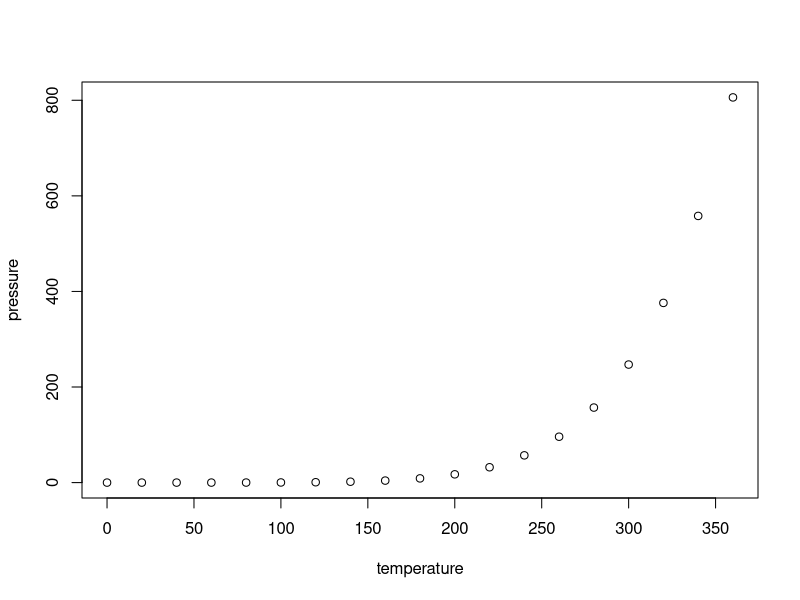
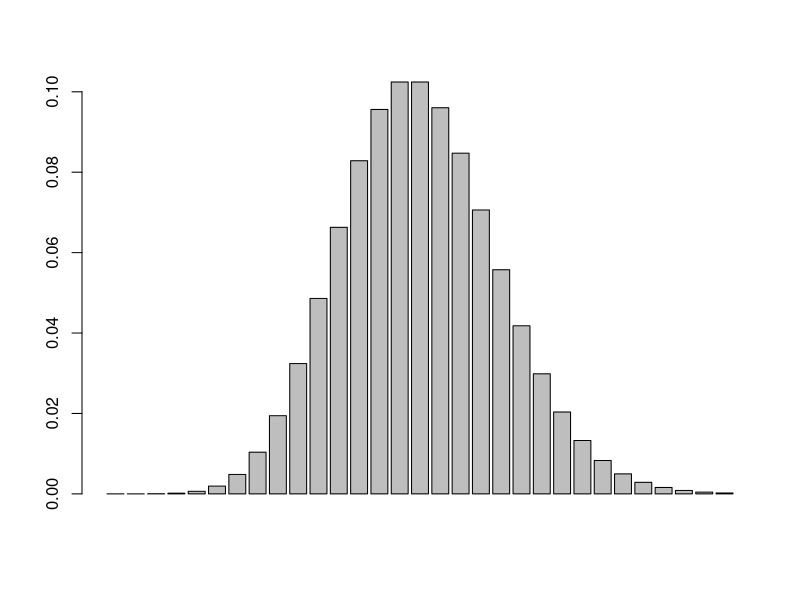
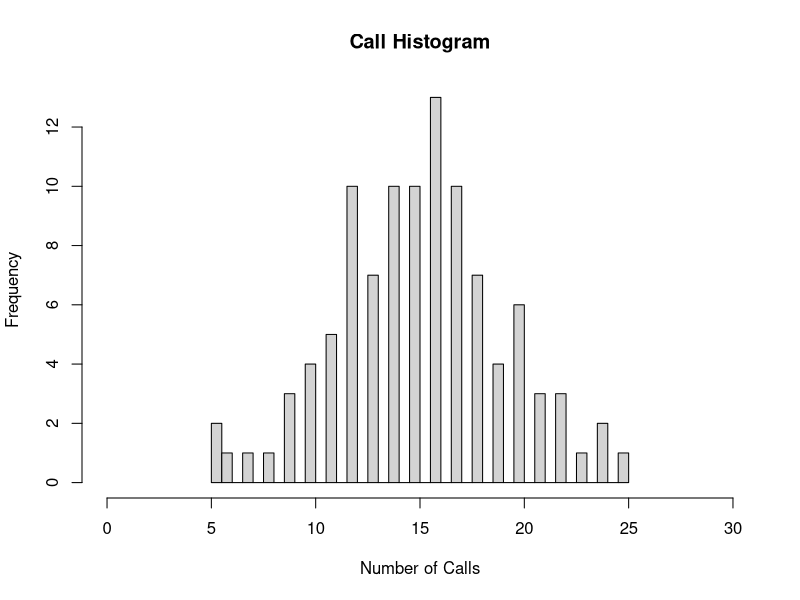

These charts were generated, in order, by the following R code:
## ---- chunk 1
knitr::opts_chunk$set(echo = TRUE)
## ---- chunk 2
plot(pressure)
## ---- chunk 3

###What is the probability that she will hear more than 8 calls during any given session?

?dpois

### I will use the poisson distribution because I am assuming that each titi call is independent of one another.

x<-8

###I want to find the probability of x.  I am unsure if I should use 8 or 9. 

l<-15 

### l is our parameter. It is a mean of 15. 

1-ppois(q=x,lambda=l)

### Rather than count from 9 to infinity, I am going to rely on the fact that we can use the compliment by subtracting by one. 
## ---- chunk 4
###What is the probability that she will hear no calls in a session? 

dpois(0,15)

###This function will give me the probability of zero calls. 
## ---- chunk 5
###What is the probability that she will hear exactly 3 calls in a session?

dpois(3,15)

###It would make sense if we did the same thing with zero calls, but replaced the zero with 3. 
## ---- chunk 6
###Plot the relevant Poisson mass function over the values in range 0 ≤ x ≤ 30. 

x<-0:30 

###X is the range which we are considering. 

l=15

###l is the parameter.

barplot(dpois(x,l))

###I want to create a bar plot that considers both X and l.

## ---- chunk 7
###Simulate 104 results from this distribution (i.e., 2 years of Saturday monitoring sessions).

rpois(104,15)

###I want this function to work kind of like a random number generation.  I will use rpois because I know it takes into account random numbers from a poisson distribution.

## ---- chunk 8
###Plot the simulated results using hist() and use xlim() to set the horizontal limits to be from 0 to 30. How does your histogram compare to the shape of the probability mass function you plotted above?

y<-rpois(104,15)

###I want to give the distribution above a name so that I can put it into a graph. 

hist(y,xlim=c(0,30),xlab="Number of Calls",main="Call Histogram",breaks=30)

###I think that this graph would more closely resemble a bell curve if it was ideal.  But, I can still see evidence of the bell curve. 
